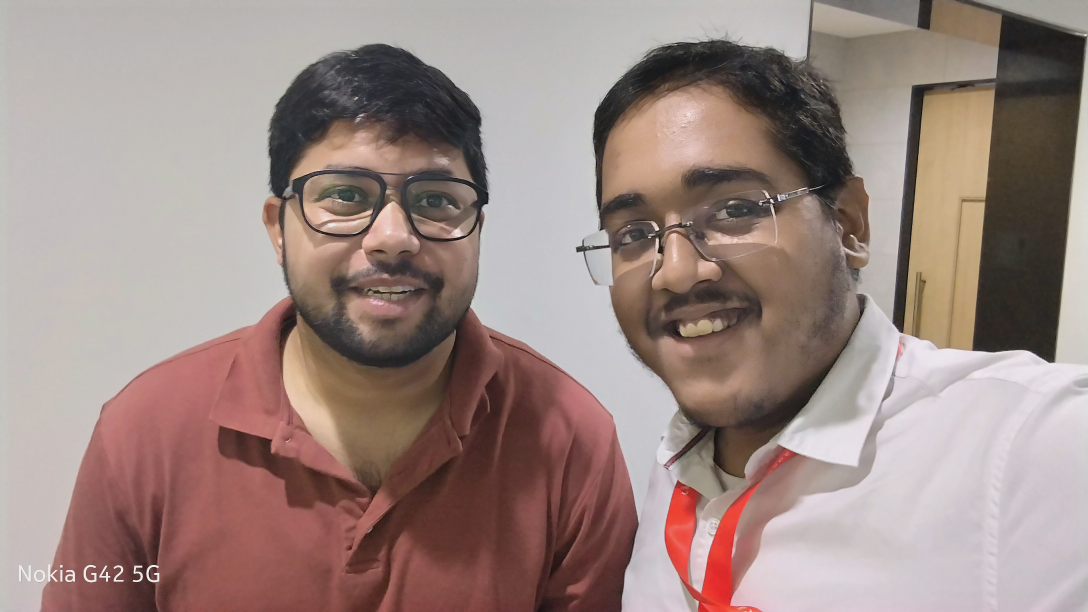
#> input picture aug05/test.jpg, 3264 x 1836 px (shown at 1/3 size)
$ jupyter execute ai_ml_02.ipynb
#> lines starting #> are read from the running program, lines starting #| are printed output that depends on the picture; after the words box and inside, x2 and y2 are one past the last pixel; in counts of white or black regions, pixels touching at a corner belong together; long printed decimals are rounded
Name - Arihant Gupta
Enrolment - E23CSEU0055
Batch - EB02
Date - 6th Aug, 2025

[cell 1]
from google.colab import files
uploaded = files.upload()
#> the answer given: test.jpg

[cell 2]
filen = list(uploaded.keys())[0]
print(filen)

[cell 3]
import pandas as pd
import matplotlib.pyplot as plt
import cv2
testi = "test.jpg"

[cell 4]
def dispFunc(img):
  plt.imshow(img)
  plt.axis("off")

def dispIg(img):
  plt.imshow(img, cmap="gray")
  plt.axis("off")

[cell 5]
img = cv2.imread(testi)
#> img is the input picture: shape (1836, 3264, 3); mean B, G, R 130.9, 136.3, 156
img = cv2.cvtColor(img, cv2.COLOR_BGR2RGB)
plt.imshow(img)
plt.axis("off")

[cell 6]
img_resize = cv2.resize(img, (300,300))
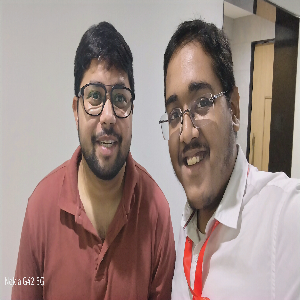
#> img_resize: shape (300, 300, 3); mean R, G, B 155.9, 136.2, 130.8
plt.imshow(img_resize)
plt.axis("off")

[cell 7]
gray_image = cv2.cvtColor(img_resize, cv2.COLOR_RGB2GRAY)
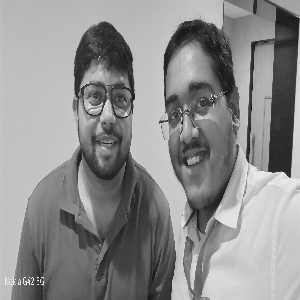
#> gray_image: shape (300, 300); min 14, max 238, mean 141.4
dispIg(gray_image)

[cell 8]
thresh = 100
max_val = 255
_, bin_img = cv2.threshold(gray_image, thresh, max_val, cv2.THRESH_BINARY)
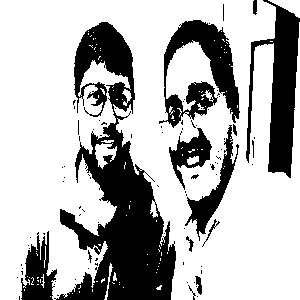
#> bin_img: shape (300, 300); 70.9% white; 90 black regions (75 under 20 px), largest, box (x1, y1, x2, y2) and area: (54, 22, 176, 300) 13769, (246, 0, 300, 178) 4320, (159, 20, 240, 128) 3767
plt.subplot(1, 2, 1)
dispIg(bin_img)
plt.subplot(1,2, 2)
dispFunc(bin_img)
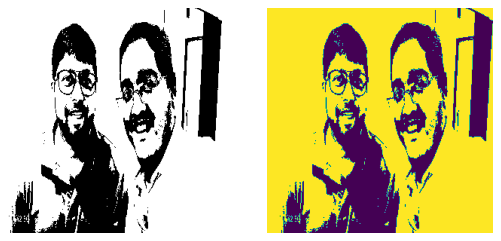
#> figure drawn by matplotlib, 2 panels

[cell 9]
normalized = gray_image / 255.0
print("Normalized image shape:", normalized.shape)
#| Normalized image shape: (300, 300)
print("Min pixel value:", normalized.min())
#| Min pixel value: 0.0549
print("Max pixel value:", normalized.max())
#| Max pixel value: 0.9333
print("Min pixel value:", gray_image.min())
#| Min pixel value: 14
print("Max pixel value:", gray_image.max())
#| Max pixel value: 238

[cell 10]
fh = cv2.flip(gray_image, 1)
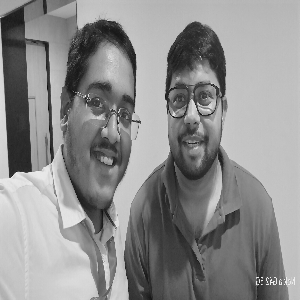
#> fh: shape (300, 300); min 14, max 238, mean 141.4
fp = cv2.flip(gray_image, 0)
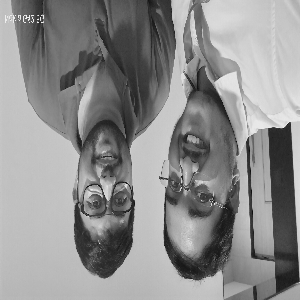
#> fp: shape (300, 300); min 14, max 238, mean 141.4
r9 = cv2.rotate(gray_image, cv2.ROTATE_90_CLOCKWISE)
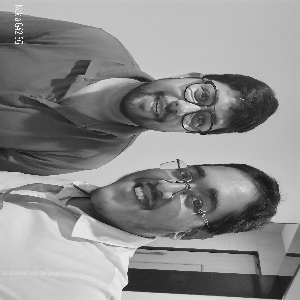
#> r9: shape (300, 300); min 14, max 238, mean 141.4
r180 = cv2.rotate(gray_image, cv2.ROTATE_180)
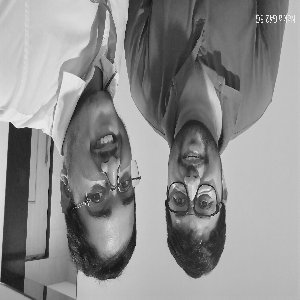
#> r180: shape (300, 300); min 14, max 238, mean 141.4

plt.subplot(2,2,1)
dispFunc(fh)
plt.subplot(2,2,2)
dispFunc(fp)
plt.subplot(2,2,3)
dispFunc(r9)
plt.subplot(2,2,4)
dispFunc(r180)

plt.show()

[cell 11]
gauss_bl = cv2.GaussianBlur(gray_image, (3,3), 0)
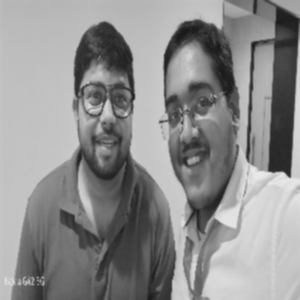
#> gauss_bl: shape (300, 300); min 25, max 233, mean 141.5
dispIg(gauss_bl)

[cell 12]
flat_image = gray_image.flatten()
print(flat_image)
#> (printed output is left out)

print(f"Original Shape -> {img.shape}")
#| Original Shape -> (1836, 3264, 3)
print(f"New Shape -> {flat_image.shape}")
#| New Shape -> (90000,)
